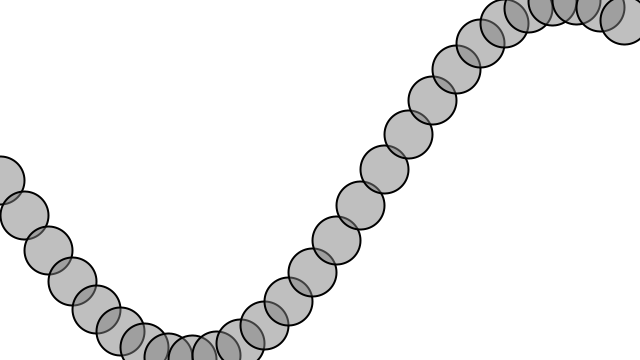
Frame 1 (no input)
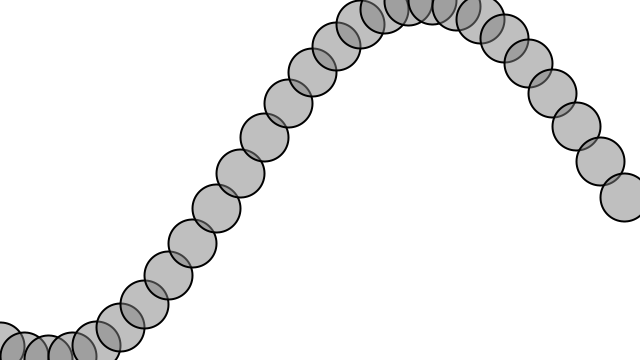
Frame 60 (the mouse pressed at the canvas centre just before this capture)
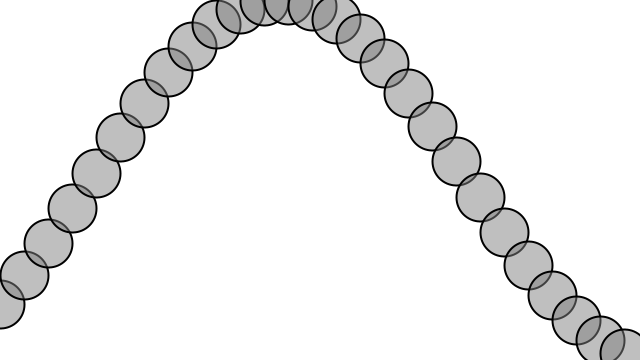
Frame 120 (the mouse held since frame 60 and released just before this capture)

The Processing sketch that drew these frames (run headless with seeded random() and noise(); from frame 60 on, the mouse is pressed at the canvas centre):

// Processing sketch: Example_3_9_The_Wave
// ── Example_3_9_The_Wave.pde
// The Nature of Code
// Daniel Shiffman
// http://natureofcode.com

float startAngle = 0;
float angleVelocity = 0.2;

void setup() {
  size(640, 360);
}

void draw() {
  background(255);

  float angle = startAngle;
  startAngle += 0.02;

  for (int x = 0; x <= width; x += 24) {
    float y = map(sin(angle), -1, 1, 0, height);
    stroke(0);
    strokeWeight(2);
    fill(127, 127);
    circle(x, y, 48);
    angle += angleVelocity;
  }
}
